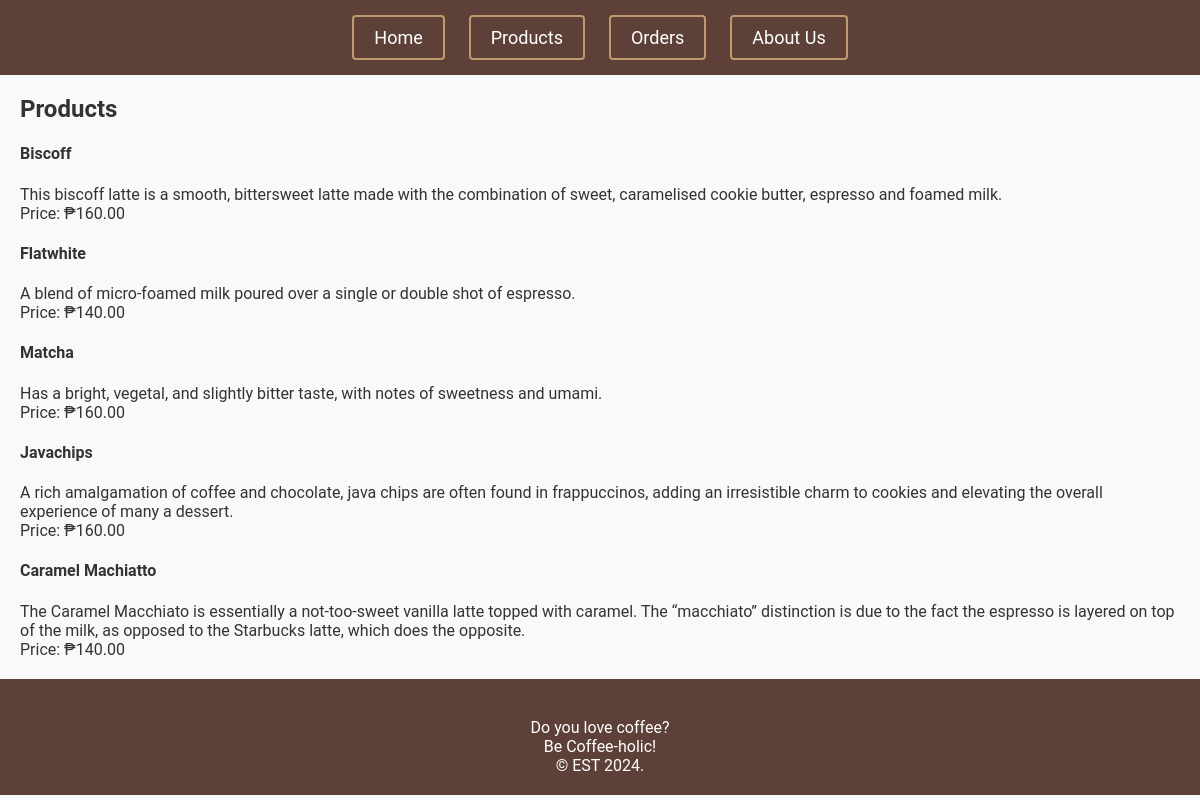
Screenshot of /products/ with the database file from the repository.
### caffeine/models.py (models this page shows, shortened)
class BaseModel(models.Model):
    created_at = models.DateTimeField(auto_now_add=True, db_index=True)
    updated_at = models.DateTimeField(auto_now=True)
    class Meta:
        abstract = True

class Product(BaseModel):
    name = models.CharField(max_length=200)
    description = models.TextField()
    category = models.ForeignKey(Category, on_delete=models.CASCADE)
    price = models.DecimalField(max_digits=10, decimal_places=2)

### caffeine/views.py (the view)
# urls.py: path('products/', views.ProductListView.as_view(), name='product_list'),
class ProductListView(ListView):
    model = Product
    template_name = 'product_list.html'
    context_object_name = 'products'
    json_file_path = 'data/coffee_data.json'
    def get_context_data(self, **kwargs):
        context = super().get_context_data(**kwargs)
        coffee_data = self.get_coffee_data()
        context['coffee_data'] = coffee_data
        return context
    def get_coffee_data(self):
        with open(self.json_file_path, 'r') as file:
            data = json.load(file)
            return data.get('coffee', [])

### caffeine/templates/product_list.html (shortened to what this page needs)
{% extends 'base.html' %}
{% block content %}
  <h2>Products</h2>
  <div class="row">
    {% for product in products %}
      <div class="col-md-4 mb-4">
        <div class="card">
          <div class="card-body">
            <h4 class="card-title">{{ product.name }}</h4>
            <p class="card-text">{{ product.description }}</p>
            <p class="card-text">Price: ₱{{ product.price }}</p>
          </div>
        </div>
      </div>
    {% endfor %}
  </div>
{% endblock %}

### caffeine/templates/base.html (shortened to what this page needs)
{% load static %}
<!DOCTYPE html>
<html lang="en">
  <head>
    <link rel="stylesheet" href="{% static 'css/style.css' %}" />
    <link rel="stylesheet" href="https://cdnjs.cloudflare.com/ajax/libs/font-awesome/5.15.4/css/all.min.css">
  </head>
  <body>
    {% include 'includes/menu.html' %}
    <main>
        {% block content %}
        {% endblock %}
    </main>
  </body>
  {% include 'includes/footer.html' %}
</html>

### caffeine/templates/includes/menu.html
<section class="navbar">
        <a href="{% url 'home' %}" class="btn" > Home </a>
        <a href="{% url 'product_list' %}" class="btn"> Products </a>
        <a href="{% url 'order_list' %}" class="btn"> Orders </a>
        <a href="{% url 'about_us' %}" class="btn"> About Us </a>
    </section>

### caffeine/templates/includes/footer.html
<footer>
    <br />
    <p>
      Do you love coffee?<br />
      Be Coffee-holic!
    </p>
    <p>
      &copy; EST 2024.
    </p>
  </footer>

### caffeine/static/css/style.css (style rules this page uses)
body, h1, h2, h3, p, ul, ol, li { margin: 0; padding: 0; }
body { font-family: 'Roboto Slab', sans-serif; background-color: #F5EFE6; }
main { margin: 20px; min-height: 66svh; }
.navbar { background-color: #5D4037; padding: 15px 0; text-align: center; }
.navbar a { color: #FFF; text-decoration: none; padding: 10px 20px; margin: 0 10px; font-size: 18px; }
footer { background-color: #5D4037; color: #FFF; text-align: center; padding: 20px 0; }
h2 { color: #333; }
.btn { display: inline-block; padding: 8px 16px; font-size: 16px; text-align: center; text-decoration: none; margin-bottom: 10px; border: 2px solid #C19A6B; color: #C19A6B; border-radius: 4px; transition: background-color 0.3s; }
body { font-family: 'Roboto', sans-serif; background-color: #f9f9f9; color: #333; }

### rows the page displays
Product: name "Biscoff", description "This biscoff latte is a smooth, bittersweet latte made with the combination of sweet, caramelised cookie butter, espresso and foamed milk.", price "160.00"
Product: name "Flatwhite", description "A blend of micro-foamed milk poured over a single or double shot of espresso.", price "140.00"
Product: name "Matcha", description "Has a bright, vegetal, and slightly bitter taste, with notes of sweetness and umami.", price "160.00"
Product: name "Javachips", description "A rich amalgamation of coffee and chocolate, java chips are often found in frappuccinos, adding an irresistible charm to cookies and elevating the overall experience of many a dessert.", price "160.00"
Product: name "Caramel Machiatto", description "The Caramel Macchiato is essentially a not-too-sweet vanilla latte topped with caramel. The “macchiato” distinction is due to the fact the espresso is layered on top of the milk, as opposed to the Starbucks latte, which does the opposite.", price "140.00"
